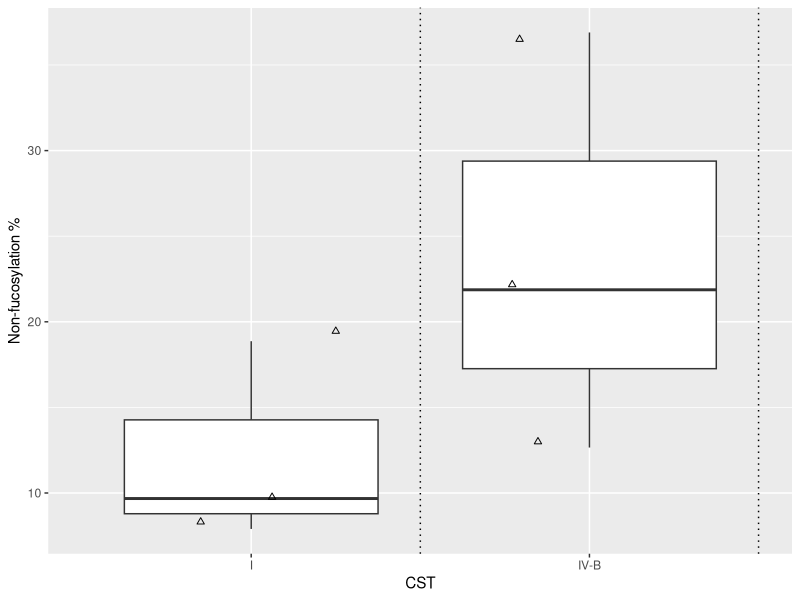
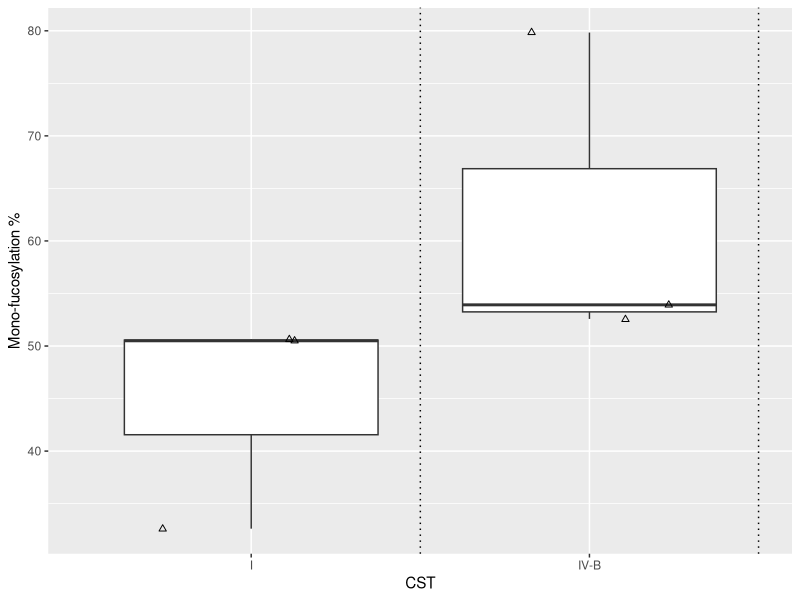
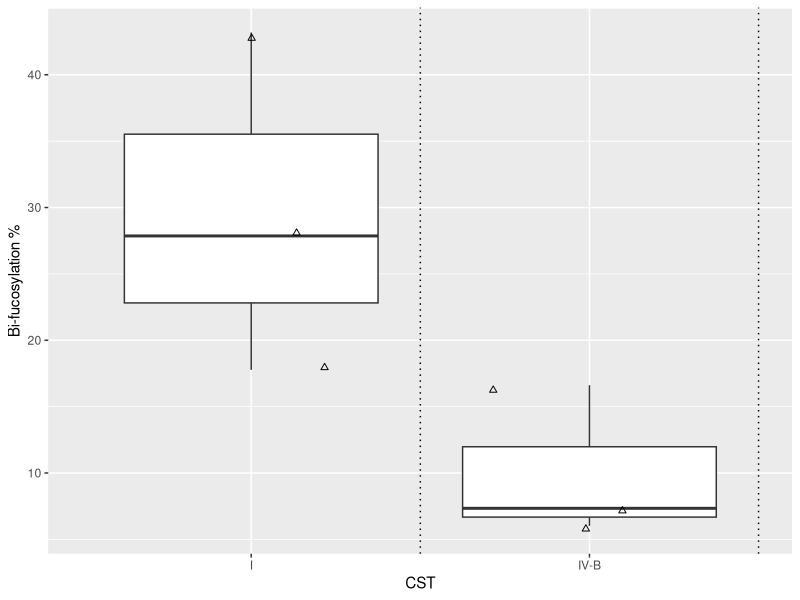
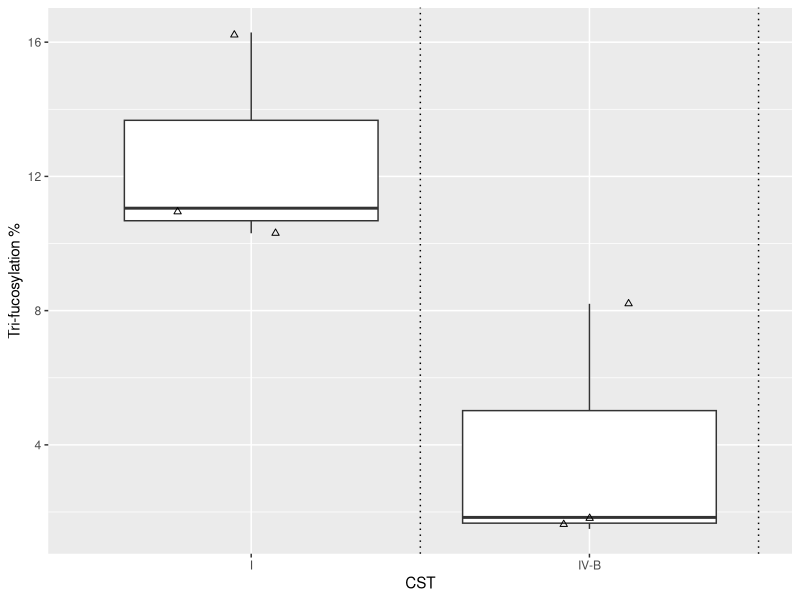
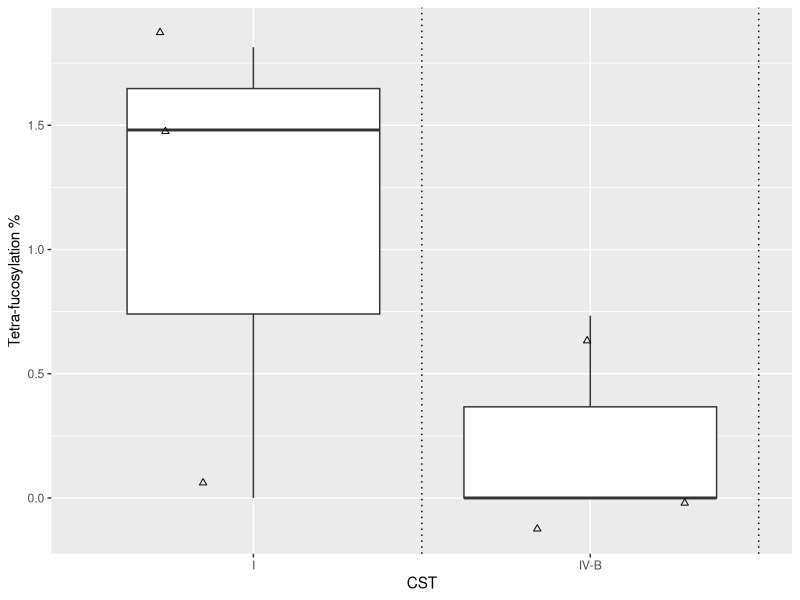

Generate these figures, in order, with R:
############# Load packages, input background information #####

## Load ggplot2 
library(ggplot2)

############# Figure 7 upper panel #################

## load the data
res=read.csv('Figure_7_upper_panel_data.csv')

## replace NA values with 0
res[is.na(res)]=0

## Non-fucosylation %
ggplot(data=subset.data.frame(res, dHex.count==0 &
                                Outcome!='Non-pregnant'),
       aes(CST, (dHex_Intensity/Total_Intensity)*100))+
  geom_boxplot(outlier.alpha = 0)+
  geom_point(position=position_jitter(width = 0.3),shape=2)+
  geom_vline(xintercept=1.5+c(0:7), linetype='dotted')+
  labs(y='Non-fucosylation %')

## Mono-fucosylation %
ggplot(data=subset.data.frame(res, dHex.count==1 &
                                Outcome!='Non-pregnant'),
       aes(CST, (dHex_Intensity/Total_Intensity)*100))+
  geom_boxplot(outlier.alpha = 0)+
  geom_point(position=position_jitter(width = 0.3),shape=2)+
  geom_vline(xintercept=1.5+c(0:7), linetype='dotted')+
  labs(y='Mono-fucosylation %')


## Bi-fucosylation % 
ggplot(data=subset.data.frame(res, dHex.count==2 &
                                Outcome!='Non-pregnant'),
       aes(CST, (dHex_Intensity/Total_Intensity)*100))+
  geom_boxplot(outlier.alpha = 0)+
  geom_point(position=position_jitter(width = 0.3),shape=2)+
  geom_vline(xintercept=1.5+c(0:7), linetype='dotted')+
  labs(y='Bi-fucosylation %')


## Tri-fucosylation % 
ggplot(data=subset.data.frame(res, dHex.count==3 &
                                Outcome!='Non-pregnant'),
       aes(CST, (dHex_Intensity/Total_Intensity)*100))+
  geom_boxplot(outlier.alpha = 0)+
  geom_point(position=position_jitter(width = 0.3),shape=2)+
  geom_vline(xintercept=1.5+c(0:7), linetype='dotted')+
  labs(y='Tri-fucosylation %')

## Tetra-fucosylation % 
ggplot(data=subset.data.frame(res, dHex.count==4 &
                                Outcome!='Non-pregnant'),
       aes(CST, (dHex_Intensity/Total_Intensity)*100))+
  geom_boxplot(outlier.alpha = 0)+
  geom_point(position=position_jitter(width = 0.3),shape=2)+
  geom_vline(xintercept=1.5+c(0:7), linetype='dotted')+
  labs(y='Tetra-fucosylation %')
